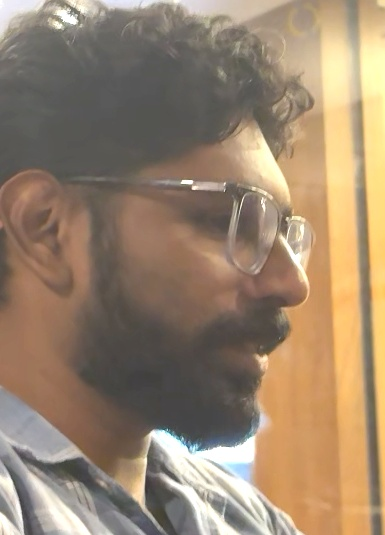
#> input picture trained_data/amjid/bright/amjid_front_001.jpg, 385 x 535 px
$ python -i augmentations.py   (imports and definitions only)
#> lines starting #> are read from the running program, lines starting #| are printed output that depends on the picture
#> further down, picture is the input picture: shape (535, 385, 3); mean B, G, R 110.1, 132.6, 153.2
import cv2
import numpy as np


def improve_lighting(image):
    """Improve local lighting and contrast using CLAHE."""
    lab_image = cv2.cvtColor(image, cv2.COLOR_BGR2LAB)
#> lab_image: shape (535, 385, 3); mean of channels 0, 1, 2 143.4, 132.7, 142.8
    lightness, channel_a, channel_b = cv2.split(lab_image)
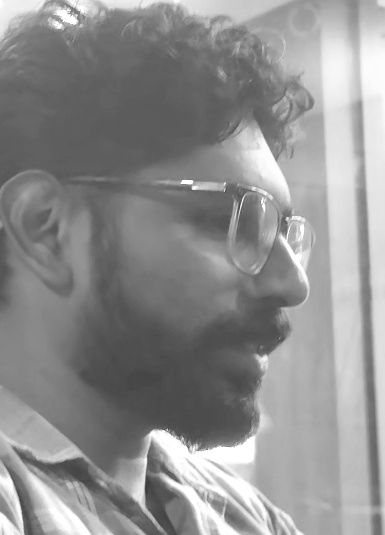
#> lightness: shape (535, 385); min 58, max 255, mean 143.4
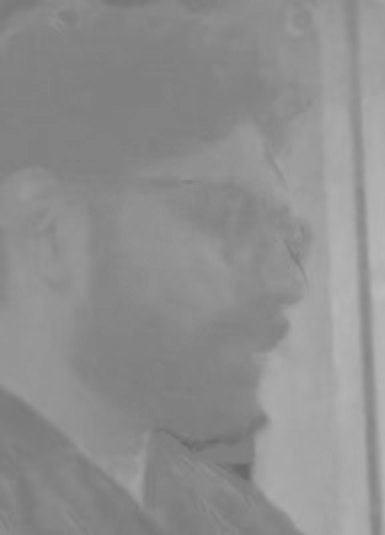
#> channel_b: shape (535, 385); min 103, max 187, mean 142.8

    clahe = cv2.createCLAHE(
        clipLimit=2.0,
        tileGridSize=(8, 8),
    )
    improved_lightness = clahe.apply(lightness)
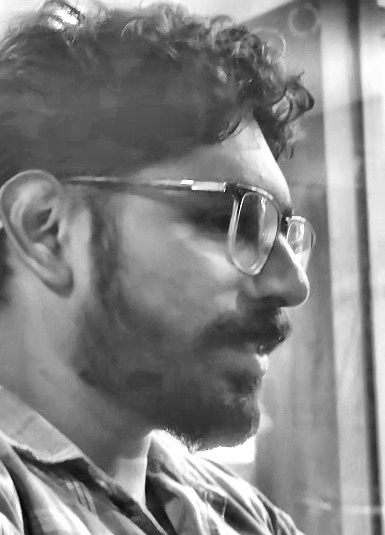
#> improved_lightness: shape (535, 385); min 6, max 255, mean 131.8
    improved_lab = cv2.merge(
        (
            improved_lightness,
            channel_a,
            channel_b,
        )
    )
#> improved_lab: shape (535, 385, 3); mean of channels 0, 1, 2 131.8, 132.7, 142.8

    return cv2.cvtColor(improved_lab, cv2.COLOR_LAB2BGR)


def create_dark_version(image):
    """Create a darker version of the face."""
    return cv2.convertScaleAbs(image, alpha=0.55, beta=-25)
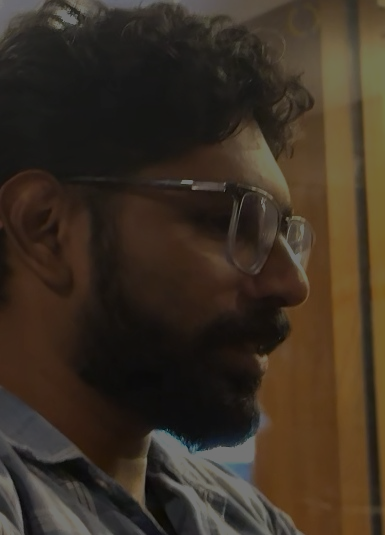
#> returned value: shape (535, 385, 3); mean of channels 0, 1, 2 35.6, 47.9, 59.2; drawn as B, G, R


def create_bright_version(image):
    """Create a brighter version of the face."""
    return cv2.convertScaleAbs(image, alpha=1.20, beta=35)
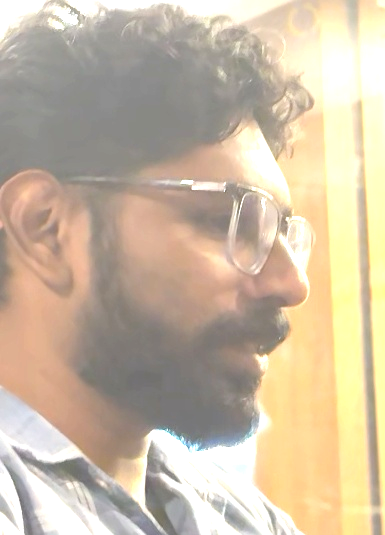
#> returned value: shape (535, 385, 3); mean of channels 0, 1, 2 164.1, 187, 202.7; drawn as B, G, R


def create_shadow_version(image):
    """Add a soft artificial shadow over one side of the face."""
    height, width = image.shape[:2]
#> height = 535; width = 385
    gradient = np.linspace(0.35, 1.0, width, dtype=np.float32)
#> gradient = 385 values from 0.35 to 1
    shadow_mask = np.tile(gradient, (height, 1))
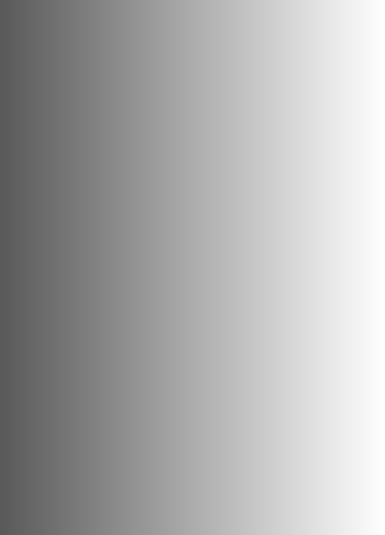
#> shadow_mask: shape (535, 385) float32; min 0.35, max 1, mean 0.675
    shadow_mask = cv2.GaussianBlur(shadow_mask, (51, 51), 0)

    shadow_image = image.astype(np.float32)
    shadow_image *= shadow_mask[:, :, np.newaxis]
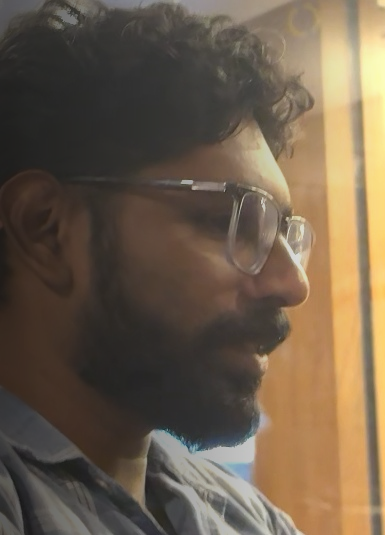
#> shadow_image: shape (535, 385, 3) float32; mean B, G, R 75.6, 93.7, 109.2

    return np.clip(shadow_image, 0, 255).astype(np.uint8)


def create_face_forms(face_image):
    corrected = improve_lighting(face_image)

    return {
        "originals": face_image,
        "corrected": corrected,
        "dark": create_dark_version(face_image),
        "bright": create_bright_version(face_image),
        "shadow": create_shadow_version(face_image),
    }

>>> import cv2
>>> picture = cv2.imread('../trained_data/amjid/bright/amjid_front_001.jpg')
>>> result = create_face_forms(picture)
#> result = 5 items

$ run again, on trained_data/amjid/bright/amjid_front_002.jpg
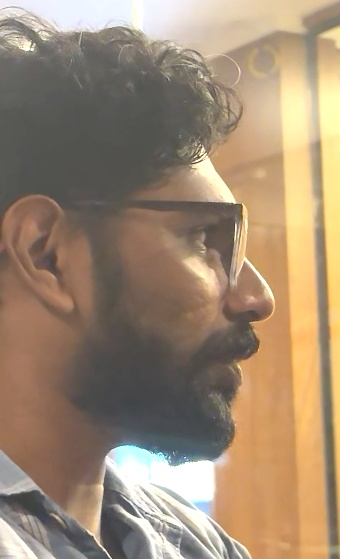
#> input picture trained_data/amjid/bright/amjid_front_002.jpg, 340 x 559 px
#> picture is the input picture: shape (559, 340, 3); mean B, G, R 114.7, 137.5, 158
#> lab_image: shape (559, 340, 3); mean of channels 0, 1, 2 148.1, 132.7, 142.9
#> improved_lab: shape (559, 340, 3); mean of channels 0, 1, 2 137.3, 132.7, 142.9
#> in create_bright_version, `return cv2.convertScaleAbs(image, alpha=1.20, beta=35)`:
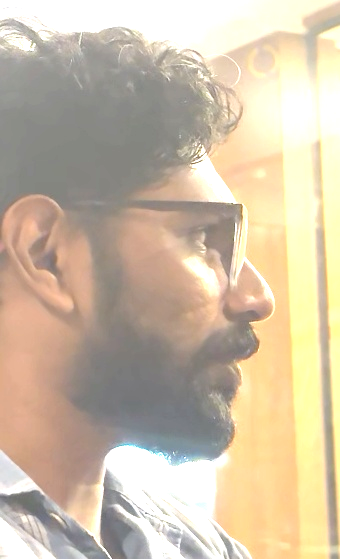
#> returned value: shape (559, 340, 3); mean of channels 0, 1, 2 167.3, 190.3, 205.4; drawn as B, G, R
#> height = 559; width = 340
#> in create_shadow_version, `shadow_image *= shadow_mask[:, :, np.newaxis]`:
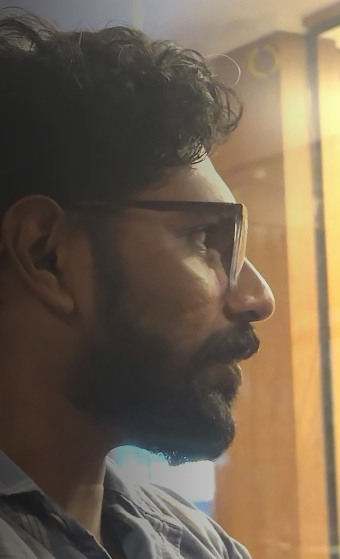
#> shadow_image: shape (559, 340, 3) float32; mean B, G, R 79, 97.4, 112.8
#> result = 5 items

$ run again, on trained_data/amjid/bright/amjid_front_003.jpg
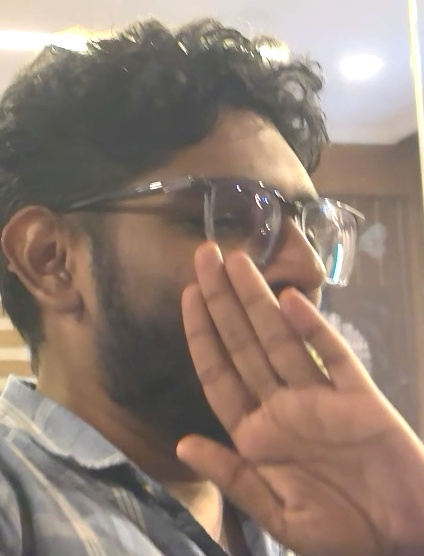
#> input picture trained_data/amjid/bright/amjid_front_003.jpg, 424 x 556 px
#> picture is the input picture: shape (556, 424, 3); mean B, G, R 116.6, 128.2, 146.2
#> lab_image: shape (556, 424, 3); mean of channels 0, 1, 2 139.1, 133.2, 137
#> improved_lab: shape (556, 424, 3); mean of channels 0, 1, 2 129.9, 133.2, 137
#> in create_bright_version, `return cv2.convertScaleAbs(image, alpha=1.20, beta=35)`:
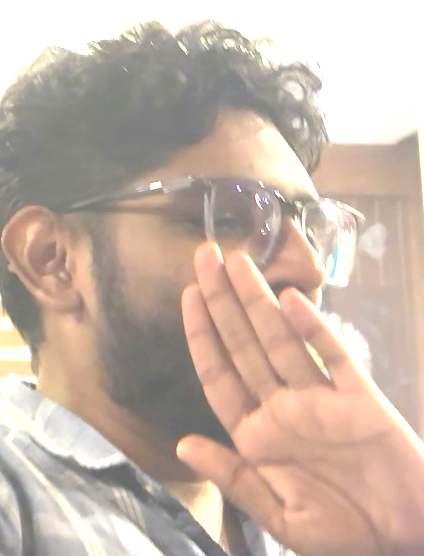
#> returned value: shape (556, 424, 3); mean of channels 0, 1, 2 169.1, 181.6, 200.5; drawn as B, G, R
#> height = 556; width = 424
#> in create_shadow_version, `shadow_image *= shadow_mask[:, :, np.newaxis]`:
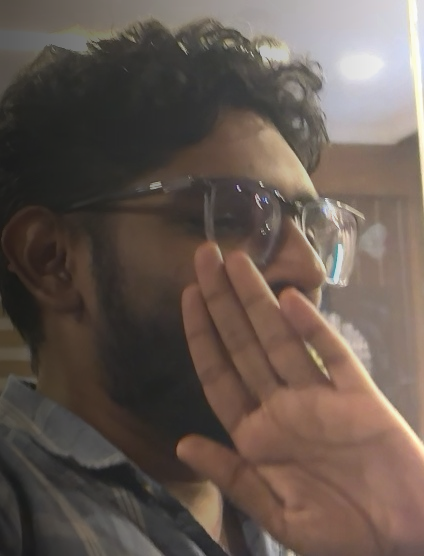
#> shadow_image: shape (556, 424, 3) float32; mean B, G, R 80.9, 88.7, 101.8
#> result = 5 items

$ run again, on trained_data/amjid/bright/amjid_front_004.jpg
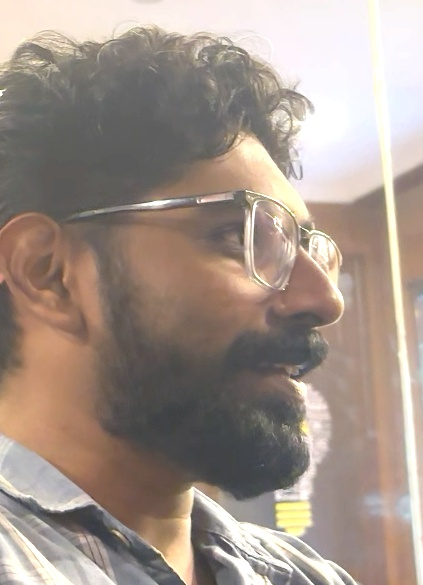
#> input picture trained_data/amjid/bright/amjid_front_004.jpg, 423 x 585 px
#> picture is the input picture: shape (585, 423, 3); mean B, G, R 138.6, 148.1, 162.5
#> lab_image: shape (585, 423, 3); mean of channels 0, 1, 2 157.4, 132, 135.1
#> improved_lab: shape (585, 423, 3); mean of channels 0, 1, 2 143.8, 132, 135.1
#> height = 585; width = 423
#> in create_shadow_version, `shadow_image *= shadow_mask[:, :, np.newaxis]`:
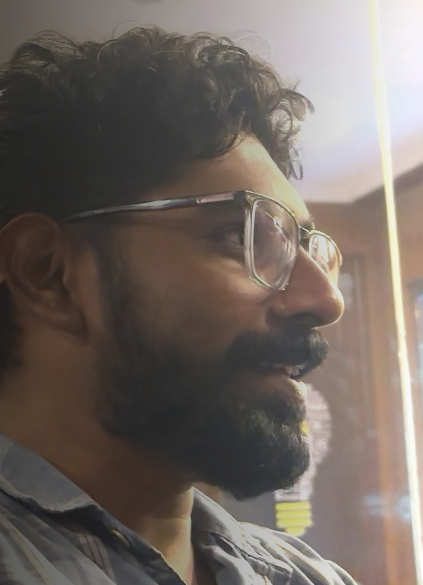
#> shadow_image: shape (585, 423, 3) float32; mean B, G, R 97.9, 104.1, 113.5
#> result = 5 items
